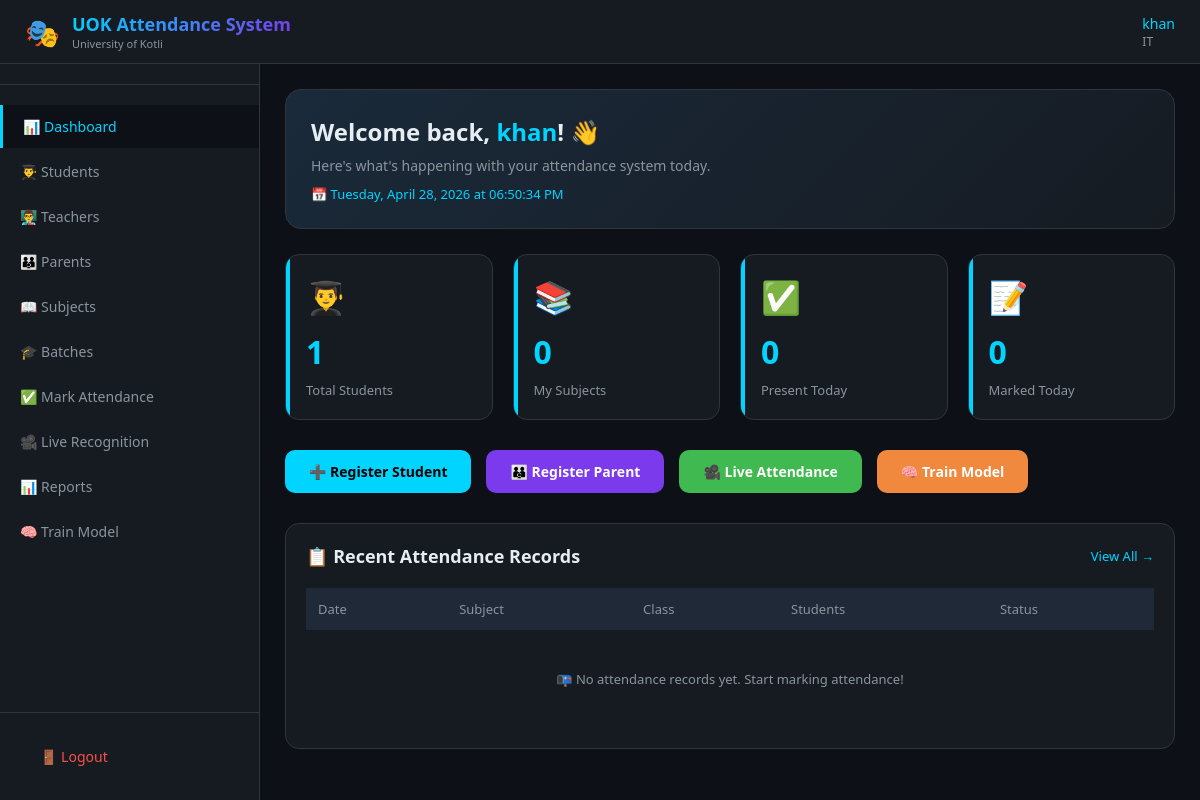
/dashboard (signed in), run on an earlier commit of the app's database.
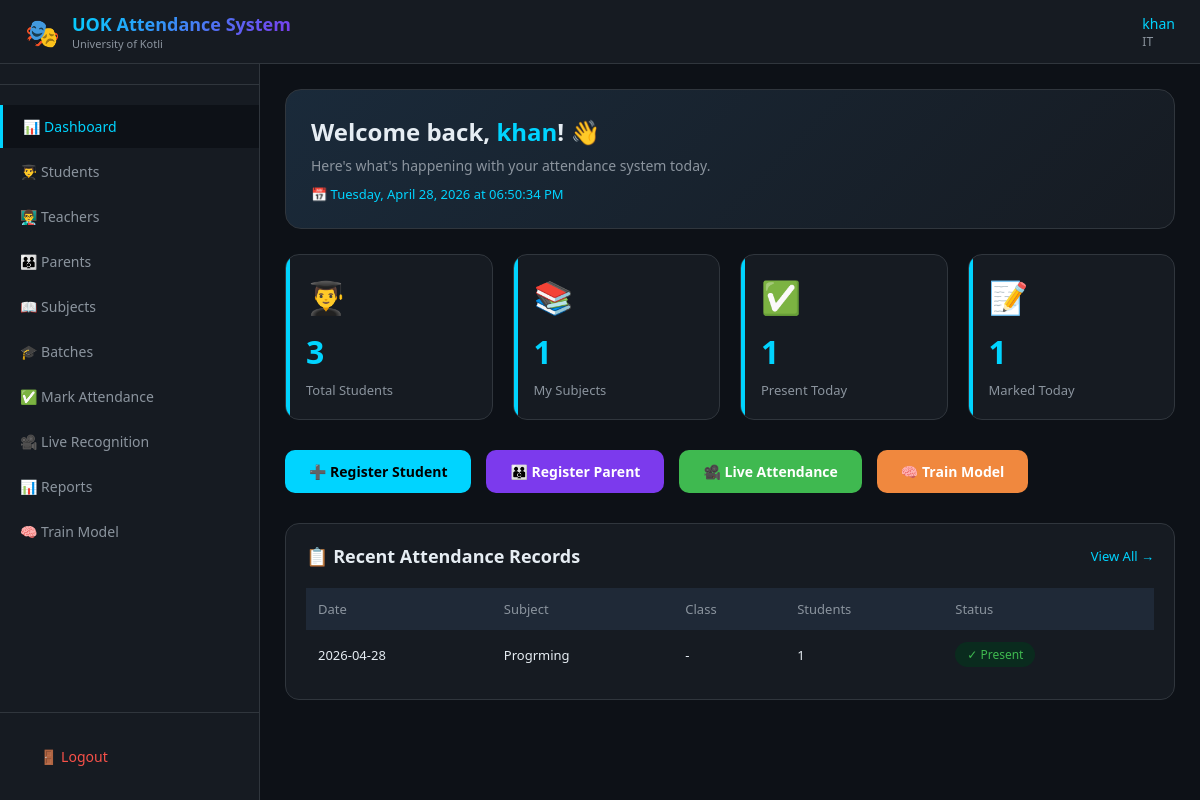
And on a later commit of the database.
### tables this page shows
CREATE TABLE subjects (
            id INTEGER PRIMARY KEY AUTOINCREMENT,
            subject_code VARCHAR(20) UNIQUE NOT NULL,
            subject_name VARCHAR(100) NOT NULL,
            teacher_id INTEGER NOT NULL,
            class_name VARCHAR(50) NOT NULL,
            semester VARCHAR(20),
            is_active BOOLEAN DEFAULT 1,
            created_at TIMESTAMP DEFAULT CURRENT_TIMESTAMP,
            FOREIGN KEY (teacher_id) REFERENCES teachers(id)
        );

### app.py (the view)
@app.route('/dashboard')
@login_required
def dashboard():
    conn = sqlite3.connect(DB_PATH)
    cursor = conn.cursor()
    cursor.execute('SELECT COUNT(*) FROM students WHERE is_active = 1')
    total_students = cursor.fetchone()[0]
    cursor.execute('SELECT COUNT(*) FROM subjects WHERE teacher_id = ?', (current_user.id,))
    my_subjects = cursor.fetchone()[0]
    cursor.execute('''
        SELECT COUNT(DISTINCT student_id) FROM attendance
        WHERE teacher_id = ? AND attendance_date = ?
    ''', (current_user.id, date.today()))
    today_attendance = cursor.fetchone()[0]
    cursor.execute('''
        SELECT COUNT(*) FROM attendance
        WHERE teacher_id = ? AND attendance_date = ?
    ''', (current_user.id, date.today()))
    marked_today = cursor.fetchone()[0]
    cursor.execute('SELECT COUNT(*) FROM leave_applications WHERE status = "pending"')
    pending_leaves = cursor.fetchone()[0]
    cursor.execute('''
        SELECT a.attendance_date, COUNT(DISTINCT a.student_id) as count, s.subject_name
        FROM attendance a
        JOIN subjects s ON a.subject_id = s.id
        WHERE a.teacher_id = ?
        GROUP BY a.attendance_date, a.subject_id
        ORDER BY a.attendance_date DESC
        LIMIT 5
    ''', (current_user.id,))
    recent = cursor.fetchall()
    conn.close()
    return render_template('dashboard.html',
                         user=current_user,
                         total_students=total_students,
                         my_subjects=my_subjects,
                         today_attendance=today_attendance,
                         marked_today=marked_today,
                         pending_leaves=pending_leaves,
                         recent_attendance=recent)

### app.py (called while the page is built)
@login_manager.user_loader
def load_user(user_id):
    conn = sqlite3.connect(DB_PATH)
    cursor = conn.cursor()
    cursor.execute('SELECT id, teacher_id, username, name, department FROM teachers WHERE id = ?', (user_id,))
    user = cursor.fetchone()
    conn.close()
    if user:
        return User(user[0], user[1], user[2], user[3], user[4])
    return None

### templates/dashboard.html (shortened to what this page needs)
<!DOCTYPE html>
<html lang="en">
<head>
</head>
<body>
    <div class="navbar">
        <div class="logo">
            <div class="logo-icon">🎭</div>
            <div><div class="logo-text">UOK Attendance System</div><div class="logo-sub">University of Kotli</div></div>
        </div>
        <div class="user-info"><div><div class="user-name">{{ user.name }}</div><div class="user-dept">{{ user.department }}</div></div></div>
    </div>
    <div class="sidebar" id="sidebar">
        <div class="sidebar-header"><h3>🎭 Face Recognition</h3><p>Attendance Management System</p></div>
        <a href="/dashboard" class="active">📊 Dashboard</a>
        <a href="/students">👨‍🎓 Students</a>
        <a href="/teachers">👨‍🏫 Teachers</a>
        <a href="/parents">👪 Parents</a>
        <a href="/subjects">📖 Subjects</a>
        <a href="/batches">🎓 Batches</a>
        <a href="/attendance/mark">✅ Mark Attendance</a>
        <a href="/attendance/live">🎥 Live Recognition</a>
        <a href="/attendance/report">📊 Reports</a>
        <a href="/train">🧠 Train Model</a>
        <div class="sidebar-footer"><a href="/logout">🚪 Logout</a></div>
    </div>
    <div class="main">
        <div class="welcome-banner">
            <h1>Welcome back, <span>{{ user.name }}</span>! 👋</h1>
            <p>Here's what's happening with your attendance system today.</p>
            <div class="date-time" id="datetime"></div>
        </div>
        <div class="stats-grid">
            <div class="stat-card"><div class="stat-icon">👨‍🎓</div><div class="stat-number">{{ total_students }}</div><div class="stat-label">Total Students</div></div>
            <div class="stat-card"><div class="stat-icon">📚</div><div class="stat-number">{{ my_subjects }}</div><div class="stat-label">My Subjects</div></div>
            <div class="stat-card"><div class="stat-icon">✅</div><div class="stat-number">{{ today_attendance }}</div><div class="stat-label">Present Today</div></div>
            <div class="stat-card"><div class="stat-icon">📝</div><div class="stat-number">{{ marked_today }}</div><div class="stat-label">Marked Today</div></div>
        </div>
        <div class="quick-actions">
            <a href="/student/register" class="btn btn-cyan">➕ Register Student</a>
            <a href="/parent/register" class="btn btn-purple">👪 Register Parent</a>
            <a href="/attendance/live" class="btn btn-green">🎥 Live Attendance</a>
            <a href="/train" class="btn btn-orange">🧠 Train Model</a>
        </div>
        <div class="recent-section">
            <div class="section-title"><h3>📋 Recent Attendance Records</h3><a href="/attendance/report">View All →</a></div>
            <div class="table-wrap">
                <table>
                    <thead><tr><th>Date</th><th>Subject</th><th>Class</th><th>Students</th><th>Status</th></tr></thead>
                    <tbody>
                        {% if recent_attendance %}
                            {% for att in recent_attendance %}
                            <tr><td>{{ att[0] }}</td><td>{{ att[2] }}</td><td>-</td><td>{{ att[1] }}</td><td><span class="badge badge-success">✓ Present</span></td></tr>
                            {% endfor %}
                        {% else %}
                            <tr><td colspan="5" class="empty-state">📭 No attendance records yet. Start marking attendance!</td></tr>
                        {% endif %}
                    </tbody>
                </table>
            </div>
        </div>
    </div>
</body>
</html>

What changed in the data, as far as the page shows it:
added subjects: created_at "2026-04-28", subject_name "Progrming", is_active "1"
Also different on the page:
{{ total_students }}: "1" → "3"
{{ my_subjects }}: "0" → "1"
{{ today_attendance }}: "0" → "1"
{{ marked_today }}: "0" → "1"
text no longer shown: "📭 No attendance records yet. Start marking attendance!"
